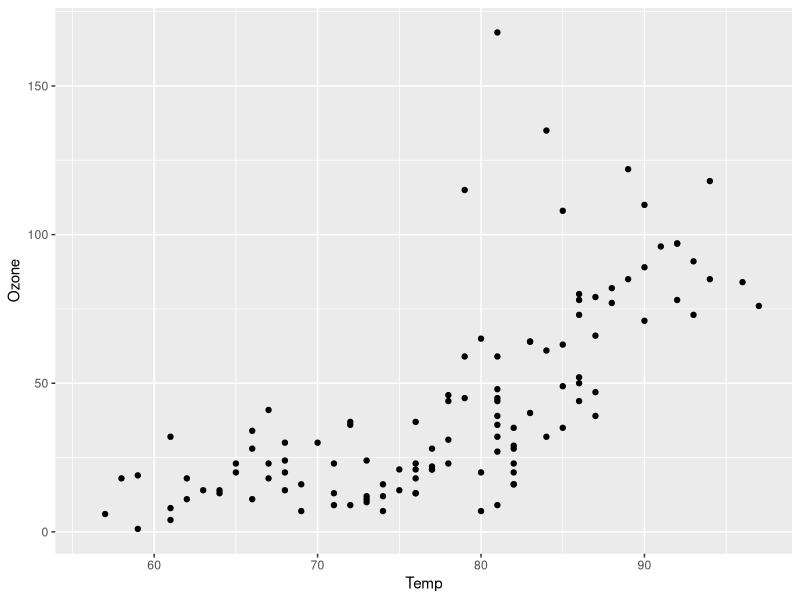
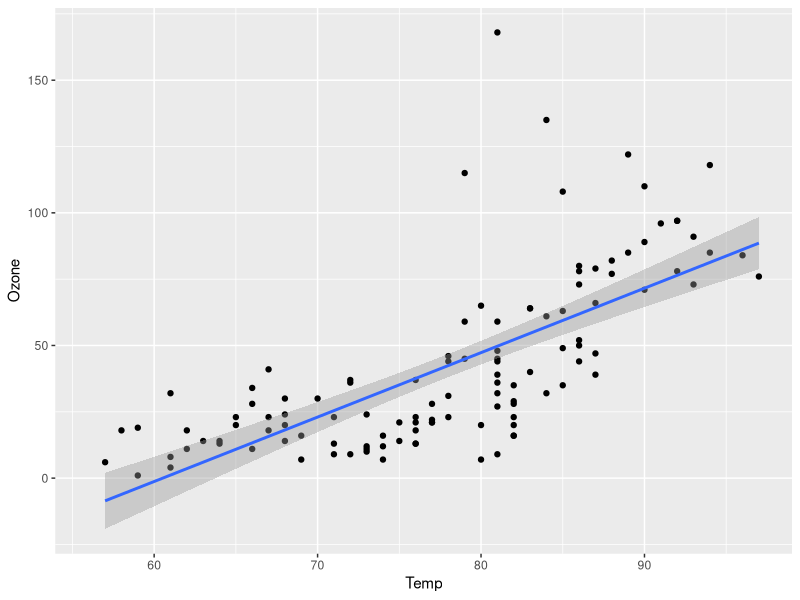
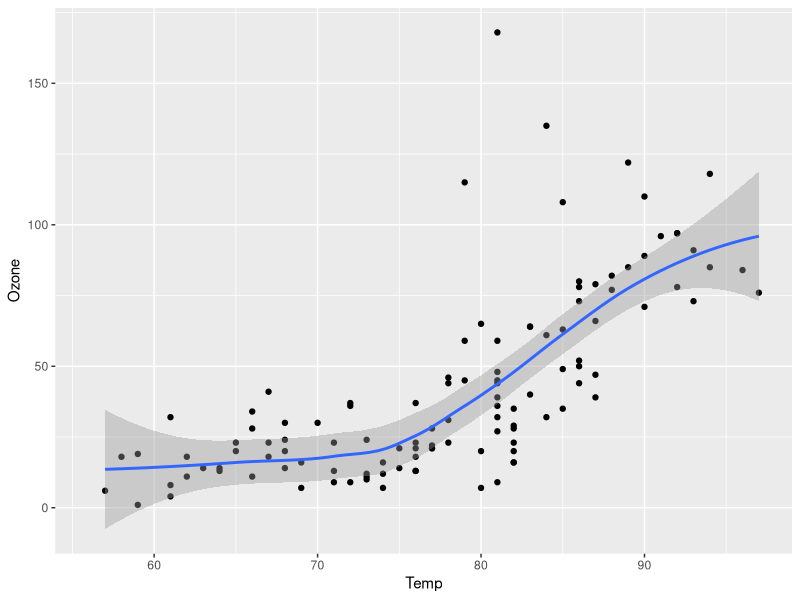

Recreate these plots in R, in order. (Note: this script raises an error after producing the figures.)
## ---- chunk 1
#install.packages("tidyverse")
library(tidyverse)
## ---- chunk 2
data()
## ---- chunk 3
data(airquality)
head(airquality)
tail(airquality)
summary(airquality)
## ---- chunk 4
ggplot(airquality, aes(x = Temp, y = Ozone)) + 
  geom_point()
## ---- chunk 5
ggplot(airquality, aes(x = Temp, y = Ozone)) + 
  geom_point() + geom_smooth(method="lm")
## ---- chunk 6
ggplot(airquality, aes(x = Temp, y = Ozone)) + 
  geom_point() + geom_smooth(method="loess")
## ---- chunk 7
airquality$Year <- "1973"
## ---- chunk 8
airquality$Date <- as.Date(with(airquality, paste(Year, Month, Day, sep="-"), "%Y-%m-%d"))
## ---- chunk 9

?as.Date
#equivalent to help("as.Date")
#also try ??date
## ---- chunk 10
?with
## ---- chunk 11
airquality$Date2 <- as.Date(paste(airquality$Year, airquality$Month, airquality$Day, sep="-"), "%Y-%m-%d")
## ---- chunk 12
?paste

## ---- chunk 13
ggplot(airquality, aes(x=Date, y=ozone)) +
  geom_point() + geom_smooth(method="loess") + theme_bw()
## ---- chunk 14
ggplot(airquality, aes(x=Date, y=Ozone)) +
  geom_point() + geom_smooth(method="loess") + theme_bw()
## ---- chunk 15
ggplot(airquality, aes(x = Month, y = Ozone)) +
        geom_boxplot()

## ---- chunk 16
ggplot(airquality, aes(x = Month, y = Ozone, group=Month)) +
        geom_boxplot()

## ---- chunk 17
airquality$MonthFac <- factor(airquality$Month,labels = c("May", "Jun", "Jul", "Aug", "Sep"))
ggplot(airquality, aes(x = MonthFac, y = Ozone)) +
        geom_boxplot()
## ---- chunk 18

ggplot(airquality, aes(x = MonthFac, y = Ozone)) +
        geom_boxplot() + xlab("Month") + ylab("Mean Daily Ozone (ppb)") + ggtitle("New York City Air Quality")  + theme_bw()
## ---- chunk 19

ggplot(airquality, aes(x = MonthFac, y = Ozone)) +
        geom_boxplot() + xlab("Month") + ylab("Mean Daily Ozone (ppb)") + ggtitle("New York City Air Quality")  + theme_bw() + geom_point()
## ---- chunk 20

ggplot(airquality, aes(x = MonthFac, y = Ozone)) +
        geom_boxplot() + xlab("Month") + ylab("Mean Daily Ozone (ppb)") + ggtitle("New York City Air Quality")  + theme_bw() + geom_jitter()
## ---- chunk 21

ggplot(airquality, aes(x = MonthFac, y = Ozone)) +
        geom_boxplot() + xlab("Month") + ylab("Mean Daily Ozone (ppb)") + ggtitle("New York City Air Quality")  + theme_bw() + geom_jitter(width=0.2)
## ---- chunk 22
ggplot(airquality, aes(x=Temp, y=Ozone)) + geom_point() + geom_smooth(method = "lm") + facet_grid(. ~ Month) + xlab("Maxiumum Daily Temperature (degrees Fahrenheit") + ylab("Mean Daily Ozone (ppb)") + ggtitle("New York City Air Quality") + theme_bw()
